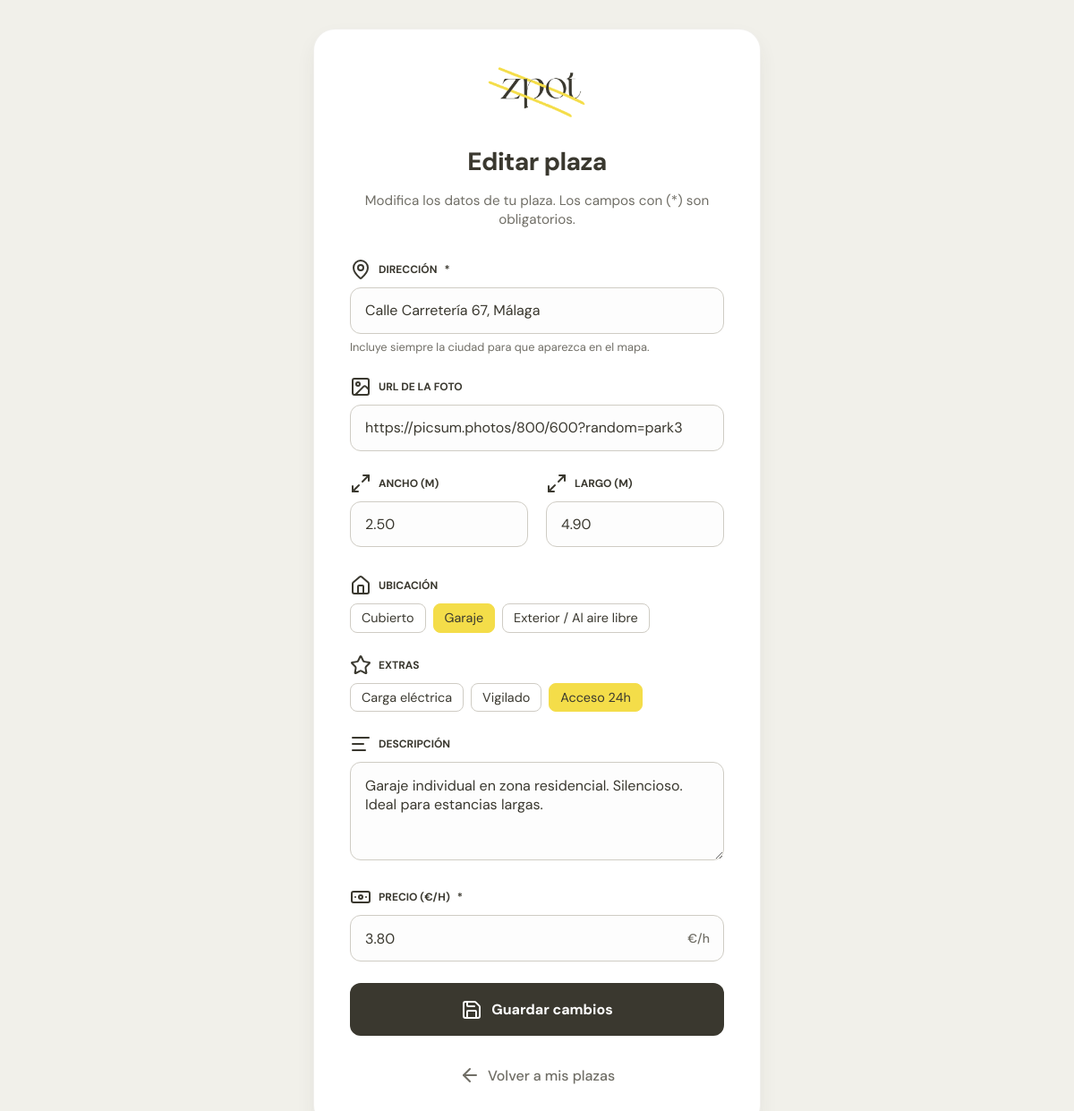
/backend/parking/editar_plaza.php?id_plaza=6 (signed in), run on the app's committed database.
### tables this page shows
CREATE TABLE PLAZA (
    ID_plaza    INT           AUTO_INCREMENT PRIMARY KEY,
    DNI         VARCHAR(20),
    Direccion   VARCHAR(200),
    Foto        MEDIUMTEXT,
    Ancho       DECIMAL(5,2),
    Largo       DECIMAL(5,2),
    Descripcion TEXT,
    Escritura   VARCHAR(255),
    Precio      DECIMAL(10,2) NULL,
    Ubicacion   VARCHAR(20)   NULL,
    Extras      VARCHAR(200)  NULL,
    Lat         DECIMAL(10,7) NULL,
    Lng         DECIMAL(10,7) NULL,
    CONSTRAINT fk_plaza_usuario
        FOREIGN KEY (DNI) REFERENCES USUARIO(DNI) ON DELETE CASCADE
);

### backend/parking/editar_plaza.php (the view, shortened to what this page needs)
<?php
require_once '../sesion/conexion.php';
$id_plaza = isset($_GET['id_plaza']) ? (int) $_GET['id_plaza'] : 0;
$dni = $_SESSION['dni'] ?? '';
$stmt = $_conexion->prepare('SELECT * FROM PLAZA WHERE ID_plaza = ? AND DNI = ?');
$stmt->bind_param('is', $id_plaza, $dni);
$stmt->execute();
$plaza = $stmt->get_result()->fetch_assoc();
?>
<!DOCTYPE html>
<html lang="es">
<head>
    <link rel="stylesheet" href="../styles/alta_plaza.css">
</head>
<body class="auth-page">
    <div class="layout">
        <main class="card">
            <div class="logo"><a href="../index.php"><img src="../../frontend/assets/images/logo.png" alt="Zpot"></a></div>
            <h1 class="headline">Editar plaza</h1>
            <p class="support">Modifica los datos de tu plaza. Los campos con (*) son obligatorios.</p>
            <form id="plazaForm" novalidate>
                <div class="form-group">
                    <label for="direccion"><i data-lucide="map-pin"></i> Dirección <span aria-hidden="true">*</span></label>
                    <input type="text" id="direccion" name="direccion" autocomplete="street-address"
                           placeholder="Ej: Calle Larios 2, Málaga" required
                           value="<?php echo htmlspecialchars($plaza['Direccion']); ?>">
                    <span class="field-hint">Incluye siempre la ciudad para que aparezca en el mapa.</span>
                </div>
                <div class="form-group">
                    <label for="foto"><i data-lucide="image"></i>URL de la foto</label>
                    <input type="url" id="foto" name="foto" autocomplete="off" placeholder="https://..."
                           value="<?php echo htmlspecialchars($plaza['Foto'] ?? ''); ?>">
                </div>
                <div class="row-two">
                    <div class="form-group">
                        <label for="ancho"><i data-lucide="maximize-2"></i>Ancho (m)</label>
                        <input type="number" id="ancho" name="ancho" min="0" step="0.01" placeholder="2.5" inputmode="decimal"
                               value="<?php echo $plaza['Ancho'] ?? ''; ?>">
                    </div>
                    <div class="form-group">
                        <label for="largo"><i data-lucide="maximize-2"></i>Largo (m)</label>
                        <input type="number" id="largo" name="largo" min="0" step="0.01" placeholder="5" inputmode="decimal"
                               value="<?php echo $plaza['Largo'] ?? ''; ?>">
                    </div>
                </div>
                <div class="form-group">
                    <label><i data-lucide="home"></i>Ubicación</label>
                    <div class="radio-group">
                        <?php foreach (['cubierto' => 'Cubierto', 'garaje' => 'Garaje', 'exterior' => 'Exterior / Al aire libre'] as $val => $label): ?>
                            <label class="radio-option">
                                <?php echo $label; ?>
                            </label>
                        <?php endforeach; ?>
                    </div>
                </div>
                <div class="form-group">
                    <label><i data-lucide="star"></i>Extras</label>
                    <div class="radio-group">
                        <?php foreach (['ev' => 'Carga eléctrica', 'vigilado' => 'Vigilado', '24h' => 'Acceso 24h'] as $val => $label): ?>
                            <label class="radio-option">
                                <?php echo $label; ?>
                            </label>
                        <?php endforeach; ?>
                    </div>
                </div>
                <div class="form-group">
                    <label for="descripcion"><i data-lucide="align-left"></i>Descripción</label>
                    <textarea id="descripcion" name="descripcion" placeholder="Detalles del aparcamiento, acceso, seguridad..."><?php echo htmlspecialchars($plaza['Descripcion'] ?? ''); ?></textarea>
                </div>
                <div class="form-group">
                    <label for="precio"><i data-lucide="banknote"></i>Precio (€/h) <span aria-hidden="true">*</span></label>
                    <div class="input-with-symbol">
                        <input type="number" id="precio" name="precio" min="0.01" step="0.01" placeholder="4.50" inputmode="decimal" required
                               value="<?php echo $plaza['Precio'] ?? ''; ?>">
                    </div>
                </div>
                <button type="submit" class="btn btn-primary" id="submitBtn">
                    <i data-lucide="save"></i> Guardar cambios
                </button>
            </form>
            <div class="back-link-container">
                <a href="mis_plazas.php" class="back-link"><i data-lucide="arrow-left"></i> Volver a mis plazas</a>
            </div>
        </main>
    </div>
</body>
</html>

### backend/styles/alta_plaza.css (style rules this page uses)
:root { --brand-yellow: #f4dd49; --brand-dark: #3a382f; --brand-grey: #cfccc4; --brand-bg: #f1f0ea; --bg: var(--brand-bg); --card-bg: #ffffff; --text: var(--brand-dark); --text-muted: #706e66; --border: var(--brand-grey); --accent: var(--brand-yellow); --error: #d32f2f; --radius: 12px; --shadow: 0 10px 25px -5px rgba(58, 56, 47, 0.1); }
* { box-sizing: border-box; }
body { margin: 0; min-height: 100vh; font-family: 'DM Sans', -apple-system, sans-serif; color: var(--text); background-color: var(--bg); display: flex; align-items: center; justify-content: center; -webkit-font-smoothing: antialiased; }
.layout { width: 100%; display: flex; justify-content: center; padding: 2rem; }
.card { background: var(--card-bg); width: 100%; max-width: 500px; padding: 2.5rem; border-radius: 24px; box-shadow: var(--shadow); border: 1px solid rgba(207, 204, 196, 0.3); }
.logo { margin-bottom: 1.5rem; text-align: center; }
.logo img { height: 60px; width: auto; }
.headline { font-size: 1.75rem; font-weight: 800; text-align: center; margin: 0 0 0.5rem 0; letter-spacing: -0.02em; }
.support { color: var(--text-muted); font-size: 0.95rem; text-align: center; margin-bottom: 2rem; line-height: 1.4; }
.form-group { margin-bottom: 1.5rem; }
.form-group > label:not(.file-label) { display: flex; align-items: center; gap: 8px; font-size: 0.75rem; font-weight: 700; text-transform: uppercase; color: var(--brand-dark); margin-bottom: 8px; }
.form-group input, .form-group textarea { width: 100%; padding: 0.9rem 1rem; font-family: inherit; font-size: 1rem; background: #fdfdfd; border: 1.5px solid var(--border); border-radius: var(--radius); color: var(--text); transition: all 0.2s ease; }
.form-group textarea { min-height: 110px; resize: vertical; }
.row-two { display: grid; grid-template-columns: 1fr 1fr; gap: 1.25rem; }
.btn-primary { display: flex; align-items: center; justify-content: center; gap: 10px; width: 100%; padding: 1.1rem; background: var(--brand-dark); color: white; font-family: inherit; font-size: 1rem; font-weight: 700; border-radius: var(--radius); cursor: pointer; border: none; transition: all 0.2s ease; }
.input-with-symbol { position: relative; }
.input-with-symbol::after { content: '€/h'; position: absolute; right: 1rem; top: 50%; transform: translateY(-50%); color: var(--text-muted); font-size: 0.875rem; font-weight: 500; pointer-events: none; }
.input-with-symbol input { padding-right: 3.5rem; }
.back-link-container { text-align: center; margin-top: 2rem; }
.back-link { display: inline-flex; align-items: center; gap: 8px; color: var(--text-muted); text-decoration: none; font-size: 1rem; font-weight: 500; transition: all 0.2s ease; }
.radio-group { display: flex; flex-wrap: wrap; gap: 0.5rem; margin-top: 0.25rem; }
.radio-option { display: flex; align-items: center; gap: 0.4rem; padding: 0.4rem 0.75rem; border: 1.5px solid var(--border); border-radius: 8px; cursor: pointer; font-size: 0.9rem; transition: border-color 0.15s, background 0.15s; }
.radio-option:has(input:checked) { border-color: var(--accent); background: var(--accent); }
.field-hint { font-size: 0.8rem; color: var(--text-muted); margin-top: 0.4rem; display: block; }

### data on the page
plaza: direccion "Calle Carretería 67, Málaga", foto "https://picsum.photos/800/600?random=park3", ancho "2.50", largo "4.90", descripcion "Garaje individual en zona residencial. Silencioso. Ideal para estancias largas.", precio "3.80"

### other printed values
$label "Cubierto"
$label "Garaje"
$label "Exterior / Al aire libre"
$label "Carga eléctrica"
$label "Vigilado"
$label "Acceso 24h"
